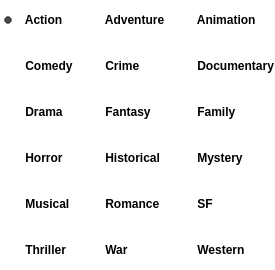
             <widget class="QGroupBox" name="genreGroupBox">
              <property name="minimumSize">
               <size>
                <width>0</width>
                <height>0</height>
               </size>
              </property>
              <property name="styleSheet">
               <string notr="true">border: none;
background: transparent;</string>
              </property>
              <property name="title">
               <string/>
              </property>
              <property name="checkable">
               <bool>false</bool>
              </property>
              <property name="checked">
               <bool>false</bool>
              </property>
              <layout class="QGridLayout" name="gridLayout_3">
               <property name="leftMargin">
                <number>0</number>
               </property>
               <property name="topMargin">
                <number>0</number>
               </property>
               <property name="rightMargin">
                <number>0</number>
               </property>
               <property name="bottomMargin">
                <number>0</number>
               </property>
               <item row="1" column="0">
                <layout class="QGridLayout" name="gridLayout">
                 <item row="3" column="2">
                  <widget class="QRadioButton" name="radioMystery">
                   <property name="minimumSize">
                    <size>
                     <width>0</width>
                     <height>40</height>
                    </size>
                   </property>
                   <property name="styleSheet">
                    <string notr="true">QRadioButton {
font-weight: Bold;
}

QRadioButton::indicator {
width: 16px;
height: 16px;
}

QRadioButton::indicator::unchecked {
    image: url(:/radioButtonUnchecked.png);
}

QRadioButton::indicator::checked {
    image: url(:/radioButtonChecked.png);
}</string>
                   </property>
                   <property name="text">
                    <string> Mystery</string>
                   </property>
                  </widget>
                 </item>
                 <item row="2" column="0">
                  <widget class="QRadioButton" name="radioDrama">
                   <property name="minimumSize">
                    <size>
                     <width>0</width>
                     <height>40</height>
                    </size>
                   </property>
                   <property name="styleSheet">
                    <string notr="true">QRadioButton {
font-weight: Bold;
}

QRadioButton::indicator {
width: 16px;
height: 16px;
}

QRadioButton::indicator::unchecked {
    image: url(:/radioButtonUnchecked.png);
}

QRadioButton::indicator::checked {
    image: url(:/radioButtonChecked.png);
}</string>
                   </property>
                   <property name="text">
                    <string> Drama</string>
                   </property>
                  </widget>
                 </item>
                 <item row="5" column="0">
                  <widget class="QRadioButton" name="radioThriller">
                   <property name="minimumSize">
                    <size>
                     <width>0</width>
                     <height>40</height>
                    </size>
                   </property>
                   <property name="styleSheet">
                    <string notr="true">QRadioButton {
font-weight: Bold;
}

QRadioButton::indicator {
width: 16px;
height: 16px;
}

QRadioButton::indicator::unchecked {
    image: url(:/radioButtonUnchecked.png);
}

QRadioButton::indicator::checked {
    image: url(:/radioButtonChecked.png);
}</string>
                   </property>
                   <property name="text">
                    <string> Thriller</string>
                   </property>
                  </widget>
                 </item>
                 <item row="2" column="1">
                  <widget class="QRadioButton" name="radioFantasy">
                   <property name="minimumSize">
                    <size>
                     <width>0</width>
                     <height>40</height>
                    </size>
                   </property>
                   <property name="styleSheet">
                    <string notr="true">QRadioButton {
font-weight: Bold;
}

QRadioButton::indicator {
width: 16px;
height: 16px;
}

QRadioButton::indicator::unchecked {
    image: url(:/radioButtonUnchecked.png);
}

QRadioButton::indicator::checked {
    image: url(:/radioButtonChecked.png);
}</string>
                   </property>
                   <property name="text">
                    <string> Fantasy</string>
                   </property>
                  </widget>
                 </item>
                 <item row="5" column="2">
                  <widget class="QRadioButton" name="radioWestern">
                   <property name="minimumSize">
                    <size>
                     <width>0</width>
                     <height>40</height>
                    </size>
                   </property>
                   <property name="styleSheet">
                    <string notr="true">QRadioButton {
font-weight: Bold;
}

QRadioButton::indicator {
width: 16px;
height: 16px;
}

QRadioButton::indicator::unchecked {
    image: url(:/radioButtonUnchecked.png);
}

QRadioButton::indicator::checked {
    image: url(:/radioButtonChecked.png);
}</string>
                   </property>
                   <property name="text">
                    <string> Western</string>
                   </property>
                  </widget>
                 </item>
                 <item row="1" column="0">
                  <widget class="QRadioButton" name="radioComedy">
                   <property name="minimumSize">
                    <size>
                     <width>0</width>
                     <height>40</height>
                    </size>
                   </property>
                   <property name="styleSheet">
                    <string notr="true">QRadioButton {
font-weight: Bold;
}

QRadioButton::indicator {
width: 16px;
height: 16px;
}

QRadioButton::indicator::unchecked {
    image: url(:/radioButtonUnchecked.png);
}

QRadioButton::indicator::checked {
    image: url(:/radioButtonChecked.png);
}</string>
                   </property>
                   <property name="text">
                    <string> Comedy</string>
                   </property>
                  </widget>
                 </item>
                 <item row="1" column="1">
                  <widget class="QRadioButton" name="radioCrime">
                   <property name="minimumSize">
                    <size>
                     <width>0</width>
                     <height>40</height>
                    </size>
                   </property>
                   <property name="styleSheet">
                    <string notr="true">QRadioButton {
font-weight: Bold;
}

QRadioButton::indicator {
width: 16px;
height: 16px;
}

QRadioButton::indicator::unchecked {
    image: url(:/radioButtonUnchecked.png);
}

QRadioButton::indicator::checked {
    image: url(:/radioButtonChecked.png);
}</string>
                   </property>
                   <property name="text">
                    <string> Crime</string>
                   </property>
                  </widget>
                 </item>
                 <item row="3" column="0">
                  <widget class="QRadioButton" name="radioHorror">
                   <property name="minimumSize">
                    <size>
                     <width>0</width>
                     <height>40</height>
                    </size>
                   </property>
                   <property name="styleSheet">
                    <string notr="true">QRadioButton {
font-weight: Bold;
}

QRadioButton::indicator {
width: 16px;
height: 16px;
}

QRadioButton::indicator::unchecked {
    image: url(:/radioButtonUnchecked.png);
}

QRadioButton::indicator::checked {
    image: url(:/radioButtonChecked.png);
}</string>
                   </property>
                   <property name="text">
                    <string> Horror</string>
                   </property>
                  </widget>
                 </item>
                 <item row="5" column="1">
                  <widget class="QRadioButton" name="radioWar">
                   <property name="minimumSize">
                    <size>
                     <width>0</width>
                     <height>40</height>
                    </size>
                   </property>
                   <property name="styleSheet">
                    <string notr="true">QRadioButton {
font-weight: Bold;
}

QRadioButton::indicator {
width: 16px;
height: 16px;
}

QRadioButton::indicator::unchecked {
    image: url(:/radioButtonUnchecked.png);
}

QRadioButton::indicator::checked {
    image: url(:/radioButtonChecked.png);
}</string>
                   </property>
                   <property name="text">
                    <string> War</string>
                   </property>
                  </widget>
                 </item>
                 <item row="0" column="1">
                  <widget class="QRadioButton" name="radioAdventure">
                   <property name="minimumSize">
                    <size>
                     <width>0</width>
                     <height>40</height>
                    </size>
                   </property>
                   <property name="maximumSize">
                    <size>
                     <width>100</width>
                     <height>16777215</height>
                    </size>
                   </property>
                   <property name="styleSheet">
                    <string notr="true">QRadioButton {
font-weight: Bold;
}

QRadioButton::indicator {
width: 16px;
height: 16px;
}

QRadioButton::indicator::unchecked {
    image: url(:/radioButtonUnchecked.png);
}

QRadioButton::indicator::checked {
    image: url(:/radioButtonChecked.png);
}</string>
                   </property>
                   <property name="text">
                    <string> Adventure</string>
                   </property>
                   <property name="checked">
                    <bool>false</bool>
                   </property>
                  </widget>
                 </item>
                 <item row="0" column="2">
                  <widget class="QRadioButton" name="radioAnimation">
                   <property name="minimumSize">
                    <size>
                     <width>0</width>
                     <height>40</height>
                    </size>
                   </property>
                   <property name="maximumSize">
                    <size>
                     <width>100</width>
                     <height>16777215</height>
                    </size>
                   </property>
                   <property name="styleSheet">
                    <string notr="true">QRadioButton {
font-weight: Bold;
}

QRadioButton::indicator {
width: 16px;
height: 16px;
}

QRadioButton::indicator::unchecked {
    image: url(:/radioButtonUnchecked.png);
}

QRadioButton::indicator::checked {
    image: url(:/radioButtonChecked.png);
}</string>
                   </property>
                   <property name="text">
                    <string> Animation</string>
                   </property>
                  </widget>
                 </item>
                 <item row="1" column="2">
                  <widget class="QRadioButton" name="radioDocumentary">
                   <property name="minimumSize">
                    <size>
                     <width>0</width>
                     <height>40</height>
                    </size>
                   </property>
                   <property name="styleSheet">
                    <string notr="true">QRadioButton {
font-weight: Bold;
}

QRadioButton::indicator {
width: 16px;
height: 16px;
}

QRadioButton::indicator::unchecked {
    image: url(:/radioButtonUnchecked.png);
}

QRadioButton::indicator::checked {
    image: url(:/radioButtonChecked.png);
}</string>
                   </property>
                   <property name="text">
                    <string> Documentary</string>
                   </property>
                  </widget>
                 </item>
                 <item row="4" column="0">
                  <widget class="QRadioButton" name="radioMusical">
                   <property name="minimumSize">
                    <size>
                     <width>0</width>
                     <height>40</height>
                    </size>
                   </property>
                   <property name="styleSheet">
                    <string notr="true">QRadioButton {
font-weight: Bold;
}

QRadioButton::indicator {
width: 16px;
height: 16px;
}

QRadioButton::indicator::unchecked {
    image: url(:/radioButtonUnchecked.png);
}

QRadioButton::indicator::checked {
    image: url(:/radioButtonChecked.png);
}</string>
                   </property>
                   <property name="text">
                    <string> Musical</string>
                   </property>
                  </widget>
                 </item>
                 <item row="3" column="1">
                  <widget class="QRadioButton" name="radioHistorical">
                   <property name="minimumSize">
                    <size>
                     <width>0</width>
                     <height>40</height>
                    </size>
                   </property>
                   <property name="styleSheet">
                    <string notr="true">QRadioButton {
font-weight: Bold;
}

QRadioButton::indicator {
width: 16px;
height: 16px;
}

QRadioButton::indicator::unchecked {
    image: url(:/radioButtonUnchecked.png);
}

QRadioButton::indicator::checked {
    image: url(:/radioButtonChecked.png);
}</string>
                   </property>
                   <property name="text">
                    <string> Historical</string>
                   </property>
                  </widget>
                 </item>
                 <item row="4" column="1">
                  <widget class="QRadioButton" name="radioRomance">
                   <property name="minimumSize">
                    <size>
                     <width>0</width>
                     <height>40</height>
                    </size>
                   </property>
                   <property name="styleSheet">
                    <string notr="true">QRadioButton {
font-weight: Bold;
}

QRadioButton::indicator {
width: 16px;
height: 16px;
}

QRadioButton::indicator::unchecked {
    image: url(:/radioButtonUnchecked.png);
}

QRadioButton::indicator::checked {
    image: url(:/radioButtonChecked.png);
}</string>
                   </property>
                   <property name="text">
                    <string> Romance</string>
                   </property>
                  </widget>
                 </item>
                 <item row="4" column="2">
                  <widget class="QRadioButton" name="radioSF">
                   <property name="minimumSize">
                    <size>
                     <width>0</width>
                     <height>40</height>
                    </size>
                   </property>
                   <property name="styleSheet">
                    <string notr="true">QRadioButton {
font-weight: Bold;
}

QRadioButton::indicator {
width: 16px;
height: 16px;
}

QRadioButton::indicator::unchecked {
    image: url(:/radioButtonUnchecked.png);
}

QRadioButton::indicator::checked {
    image: url(:/radioButtonChecked.png);
}</string>
                   </property>
                   <property name="text">
                    <string> SF</string>
                   </property>
                  </widget>
                 </item>
                 <item row="2" column="2">
                  <widget class="QRadioButton" name="radioFamily">
                   <property name="minimumSize">
                    <size>
                     <width>0</width>
                     <height>40</height>
                    </size>
                   </property>
                   <property name="styleSheet">
                    <string notr="true">QRadioButton {
font-weight: Bold;
}

QRadioButton::indicator {
width: 16px;
height: 16px;
}

QRadioButton::indicator::unchecked {
    image: url(:/radioButtonUnchecked.png);
}

QRadioButton::indicator::checked {
    image: url(:/radioButtonChecked.png);
}</string>
                   </property>
                   <property name="text">
                    <string> Family</string>
                   </property>
                  </widget>
                 </item>
                 <item row="0" column="0">
                  <widget class="QRadioButton" name="radioAction">
                   <property name="minimumSize">
                    <size>
                     <width>0</width>
                     <height>40</height>
                    </size>
                   </property>
                   <property name="maximumSize">
                    <size>
                     <width>100</width>
                     <height>16777215</height>
                    </size>
                   </property>
                   <property name="styleSheet">
                    <string notr="true">QRadioButton {
font-weight: Bold;
}

QRadioButton::indicator {
width: 16px;
height: 16px;
}

QRadioButton::indicator::unchecked {
    image: url(:/radioButtonUnchecked.png);
}

QRadioButton::indicator::checked {
    image: url(:/radioButtonChecked.png);
}</string>
                   </property>
                   <property name="text">
                    <string> Action</string>
                   </property>
                   <property name="checked">
                    <bool>true</bool>
                   </property>
                  </widget>
                 </item>
                </layout>
               </item>
              </layout>
             </widget>
